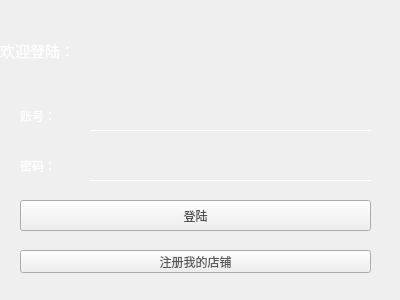
<?xml version="1.0" encoding="UTF-8"?>
<ui version="4.0">
 <class>MainLogin</class>
 <widget class="QWidget" name="MainLogin">
  <property name="geometry">
   <rect>
    <x>0</x>
    <y>0</y>
    <width>400</width>
    <height>300</height>
   </rect>
  </property>
  <property name="windowTitle">
   <string>Form</string>
  </property>
  <widget class="QLabel" name="label">
   <property name="geometry">
    <rect>
     <x>0</x>
     <y>0</y>
     <width>401</width>
     <height>301</height>
    </rect>
   </property>
   <property name="styleSheet">
    <string notr="true">background-image: url(:/file/images/back8.jpeg);</string>
   </property>
   <property name="text">
    <string/>
   </property>
  </widget>
  <widget class="QLabel" name="label_image">
   <property name="geometry">
    <rect>
     <x>0</x>
     <y>0</y>
     <width>401</width>
     <height>101</height>
    </rect>
   </property>
   <property name="font">
    <font>
     <pointsize>11</pointsize>
    </font>
   </property>
   <property name="styleSheet">
    <string notr="true">color: rgb(255, 255, 255);</string>
   </property>
   <property name="text">
    <string>欢迎登陆：</string>
   </property>
  </widget>
  <widget class="QPushButton" name="pushButton_register">
   <property name="geometry">
    <rect>
     <x>20</x>
     <y>250</y>
     <width>351</width>
     <height>23</height>
    </rect>
   </property>
   <property name="sizePolicy">
    <sizepolicy hsizetype="Minimum" vsizetype="Fixed">
     <horstretch>0</horstretch>
     <verstretch>0</verstretch>
    </sizepolicy>
   </property>
   <property name="styleSheet">
    <string notr="true">color:white;
color: rgb(89, 89, 89);
</string>
   </property>
   <property name="text">
    <string>注册我的店铺</string>
   </property>
  </widget>
  <widget class="QPushButton" name="pushButton">
   <property name="geometry">
    <rect>
     <x>20</x>
     <y>200</y>
     <width>351</width>
     <height>31</height>
    </rect>
   </property>
   <property name="sizePolicy">
    <sizepolicy hsizetype="Minimum" vsizetype="Fixed">
     <horstretch>0</horstretch>
     <verstretch>0</verstretch>
    </sizepolicy>
   </property>
   <property name="styleSheet">
    <string notr="true">color:white;
color: rgb(80, 80, 80);

</string>
   </property>
   <property name="text">
    <string>登陆</string>
   </property>
  </widget>
  <widget class="QWidget" name="layoutWidget">
   <property name="geometry">
    <rect>
     <x>20</x>
     <y>100</y>
     <width>351</width>
     <height>31</height>
    </rect>
   </property>
   <layout class="QHBoxLayout" name="horizontalLayout" stretch="2,8">
    <property name="spacing">
     <number>0</number>
    </property>
    <item>
     <widget class="QLabel" name="label_2">
      <property name="styleSheet">
       <string notr="true">color: rgb(255, 255, 255);</string>
      </property>
      <property name="text">
       <string>账号：</string>
      </property>
     </widget>
    </item>
    <item>
     <widget class="QLineEdit" name="lineEdit_account">
      <property name="sizePolicy">
       <sizepolicy hsizetype="Expanding" vsizetype="Preferred">
        <horstretch>0</horstretch>
        <verstretch>0</verstretch>
       </sizepolicy>
      </property>
      <property name="styleSheet">
       <string notr="true">color:white;
background:transparent;
border:none;
border-bottom:1px solid #FFFFFF;</string>
      </property>
     </widget>
    </item>
   </layout>
  </widget>
  <widget class="QWidget" name="layoutWidget">
   <property name="geometry">
    <rect>
     <x>20</x>
     <y>150</y>
     <width>351</width>
     <height>31</height>
    </rect>
   </property>
   <layout class="QHBoxLayout" name="horizontalLayout_3" stretch="2,8">
    <property name="spacing">
     <number>0</number>
    </property>
    <item>
     <widget class="QLabel" name="label_3">
      <property name="styleSheet">
       <string notr="true">color: rgb(255, 255, 255);</string>
      </property>
      <property name="text">
       <string>密码：</string>
      </property>
     </widget>
    </item>
    <item>
     <widget class="QLineEdit" name="lineEdit_password">
      <property name="sizePolicy">
       <sizepolicy hsizetype="Expanding" vsizetype="Preferred">
        <horstretch>0</horstretch>
        <verstretch>0</verstretch>
       </sizepolicy>
      </property>
      <property name="styleSheet">
       <string notr="true">color:white;background:transparent;border:none;border-bottom:1px solid #FFFFFF;</string>
      </property>
     </widget>
    </item>
   </layout>
  </widget>
 </widget>
 <resources/>
 <connections/>
</ui>
